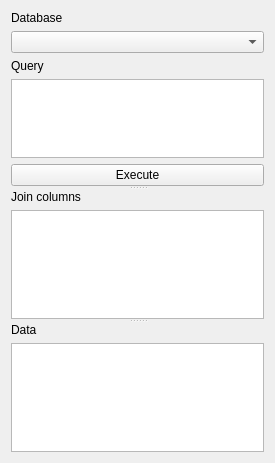
<?xml version="1.0" encoding="UTF-8"?>
<ui version="4.0">
 <class>XJoinItemWidget</class>
 <widget class="QWidget" name="XJoinItemWidget">
  <property name="geometry">
   <rect>
    <x>0</x>
    <y>0</y>
    <width>275</width>
    <height>463</height>
   </rect>
  </property>
  <property name="windowTitle">
   <string>Form</string>
  </property>
  <layout class="QVBoxLayout" name="verticalLayout_4">
   <item>
    <widget class="QSplitter" name="splitter">
     <property name="orientation">
      <enum>Qt::Vertical</enum>
     </property>
     <widget class="QWidget" name="layoutWidget">
      <layout class="QVBoxLayout" name="verticalLayout">
       <item>
        <widget class="QLabel" name="label">
         <property name="text">
          <string>Database</string>
         </property>
        </widget>
       </item>
       <item>
        <widget class="QComboBox" name="connection"/>
       </item>
       <item>
        <widget class="QLabel" name="label_2">
         <property name="text">
          <string>Query</string>
         </property>
        </widget>
       </item>
       <item>
        <widget class="TextEdit" name="query"/>
       </item>
       <item>
        <widget class="QPushButton" name="execute">
         <property name="text">
          <string>Execute</string>
         </property>
        </widget>
       </item>
      </layout>
     </widget>
     <widget class="QWidget" name="layoutWidget">
      <layout class="QVBoxLayout" name="verticalLayout_2">
       <item>
        <widget class="QLabel" name="label_3">
         <property name="text">
          <string>Join columns</string>
         </property>
        </widget>
       </item>
       <item>
        <widget class="QTableView" name="columns">
         <attribute name="horizontalHeaderVisible">
          <bool>false</bool>
         </attribute>
         <attribute name="horizontalHeaderStretchLastSection">
          <bool>true</bool>
         </attribute>
        </widget>
       </item>
      </layout>
     </widget>
     <widget class="QWidget" name="layoutWidget">
      <layout class="QVBoxLayout" name="verticalLayout_3">
       <item>
        <widget class="QLabel" name="label_4">
         <property name="text">
          <string>Data</string>
         </property>
        </widget>
       </item>
       <item>
        <widget class="QTableView" name="result"/>
       </item>
      </layout>
     </widget>
    </widget>
   </item>
  </layout>
 </widget>
 <customwidgets>
  <customwidget>
   <class>TextEdit</class>
   <extends>QTextEdit</extends>
   <header>textedit.h</header>
  </customwidget>
 </customwidgets>
 <resources/>
 <connections/>
</ui>
